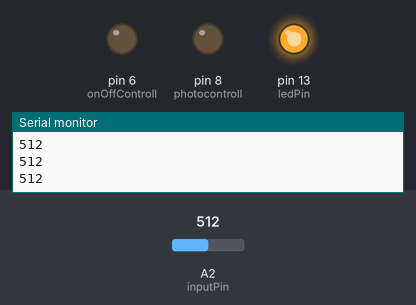
A sketch run on a simulated Arduino Uno, built with avr-gcc and run on an emulated ATmega328P. Shown: output pins drawn as LEDs (lit = HIGH), the last lines printed to the serial monitor. The test bench sets the inputs (shaded band); at power-on: A2 (inputPin) = 512.

Above: at 4.8 s.
4.9 s: A2 (inputPin) set to 111
6.4 s: A2 (inputPin) set to 90
At 7.6 s:
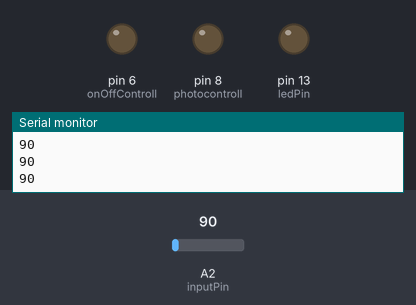
7.9 s: A2 (inputPin) set to 110
At 8.3 s:
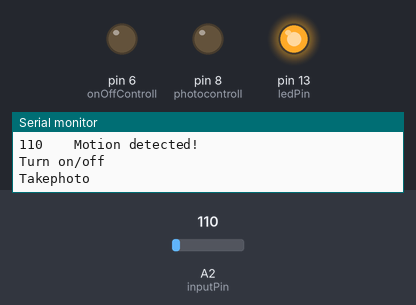
9.5 s: A2 (inputPin) set to 0
At 12.4 s:
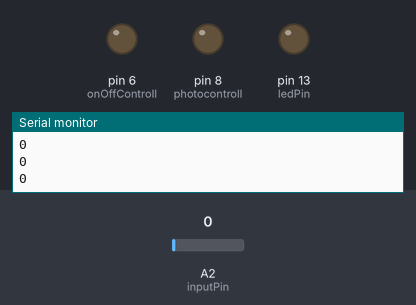
12.5 s: A2 (inputPin) set to 122
At 16.5 s:
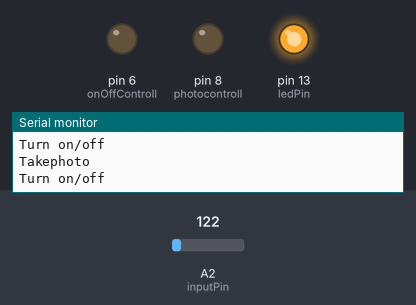
Timing chart, 0 to 17.1 s (numbered marks = the images above; inputs shaded):
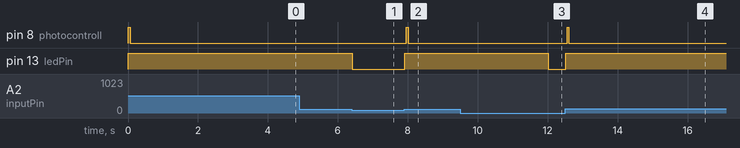

The sketch:

Control_Camera360_PIR.ino
```cpp
/*
 * PIR sensor tester
 * Very basic
 * Just turns camera on an takes a photo when motion is detected
 * //Camera needs to start in OFF position
 * For use with a SINGLE PIR sensor
 */

int ledPin = 13;                // choose the pin for the LED
int inputPin = A2;               // choose the input pin (for PIR sensor)
int pirState = LOW;             // we start, assuming no motion detected
int val = 0;                    // variable for reading the pin status

int onOffControll = 6;
int photocontroll = 8;


void setup() {
  pinMode(ledPin, OUTPUT);      // declare LED as output
  pinMode(inputPin, INPUT);     // declare sensor as input

  Serial.begin(9600);

   // initialize digital pin photocontroll as an output.
  pinMode(photocontroll, OUTPUT);
  pinMode(onOffControll, OUTPUT);
  analogWrite(photocontroll, 10);   // turn the LED on (HIGH is the voltage level)

}

void loop(){
 // analogWrite(onOffControll, 200);


  val = analogRead(inputPin);  // read input value
  Serial.print(val);
  Serial.print ("    ");
  if (val > 100) {            // check if the input is HIGH
    digitalWrite(ledPin, HIGH);  // turn LED ON
    if (pirState == LOW) {
      // we have just turned on
      Serial.println("Motion detected!");
      // We only want to print on the output change, not state
      pirState = HIGH;

runCameraTrap();

    }
  } else {
    digitalWrite(ledPin, LOW); // turn LED OFF
    if (pirState == HIGH){
      // we have just turned of
      Serial.println("Motion ended!");
      // We only want to print on the output change, not state
      pirState = LOW;
    }
  }
  Serial.println();
}

void runCameraTrap(){
 onoff();   //turn on camera
  delay(10);                       // wait for a second


  takephoto();
  delay(3000);

  onoff();
  delay(1000);//sleep


}


void takephoto() {
  Serial.println("Takephoto");
  digitalWrite(photocontroll, LOW);   // turn the LED on (HIGH is the voltage level)
  digitalWrite(photocontroll, HIGH);    // turn the LED off by making the voltage LOW
  delay(50);                       // fine tuning this parameter
  digitalWrite(photocontroll, LOW);   // turn the LED on (HIGH is the voltage level)


}

void onoff() {

  Serial.println("Turn on/off");

  analogWrite(onOffControll, 0);
  analogWrite(onOffControll, 150);
  delay(1);
  analogWrite(onOffControll, 0);


}
```

Measured:
- the behaviour switches between 101 and 100 on A2 (inputPin) (found by bisection; images 0 and 1)
- after the input at 6.4 s, pin 13 (ledPin): HIGH → LOW at once
- after the input at 7.9 s, pin 8 (photocontroll): LOW → HIGH after 0.06 s, → LOW 0.05 s later; pin 13 (ledPin): LOW → HIGH at once
- after the input at 9.5 s, pin 13 (ledPin): HIGH → LOW after 2.5 s
- after the input at 12.5 s, pin 8 (photocontroll): LOW → HIGH after 0.06 s, → LOW 0.05 s later; pin 13 (ledPin): LOW → HIGH at once
